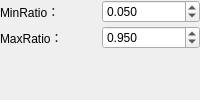
             <widget class="QWidget" name="CorrespondenceRejectorVarTrimmed">
              <layout class="QVBoxLayout" name="verticalLayout_22">
               <property name="spacing">
                <number>3</number>
               </property>
               <property name="leftMargin">
                <number>0</number>
               </property>
               <property name="topMargin">
                <number>0</number>
               </property>
               <property name="rightMargin">
                <number>0</number>
               </property>
               <property name="bottomMargin">
                <number>0</number>
               </property>
               <item>
                <layout class="QHBoxLayout" name="horizontalLayout_6">
                 <item>
                  <widget class="QLabel" name="label_5">
                   <property name="text">
                    <string>MinRatio： </string>
                   </property>
                  </widget>
                 </item>
                 <item>
                  <widget class="QDoubleSpinBox" name="dspin_min_ratio">
                   <property name="decimals">
                    <number>3</number>
                   </property>
                   <property name="maximum">
                    <double>99999.000000000000000</double>
                   </property>
                   <property name="value">
                    <double>0.050000000000000</double>
                   </property>
                  </widget>
                 </item>
                </layout>
               </item>
               <item>
                <layout class="QHBoxLayout" name="horizontalLayout_19">
                 <item>
                  <widget class="QLabel" name="label_17">
                   <property name="text">
                    <string>MaxRatio： </string>
                   </property>
                  </widget>
                 </item>
                 <item>
                  <widget class="QDoubleSpinBox" name="dspin_max_ratio">
                   <property name="decimals">
                    <number>3</number>
                   </property>
                   <property name="maximum">
                    <double>99999.000000000000000</double>
                   </property>
                   <property name="value">
                    <double>0.950000000000000</double>
                   </property>
                  </widget>
                 </item>
                </layout>
               </item>
               <item>
                <spacer name="verticalSpacer_17">
                 <property name="orientation">
                  <enum>Qt::Vertical</enum>
                 </property>
                 <property name="sizeHint" stdset="0">
                  <size>
                   <width>20</width>
                   <height>40</height>
                  </size>
                 </property>
                </spacer>
               </item>
              </layout>
             </widget>
